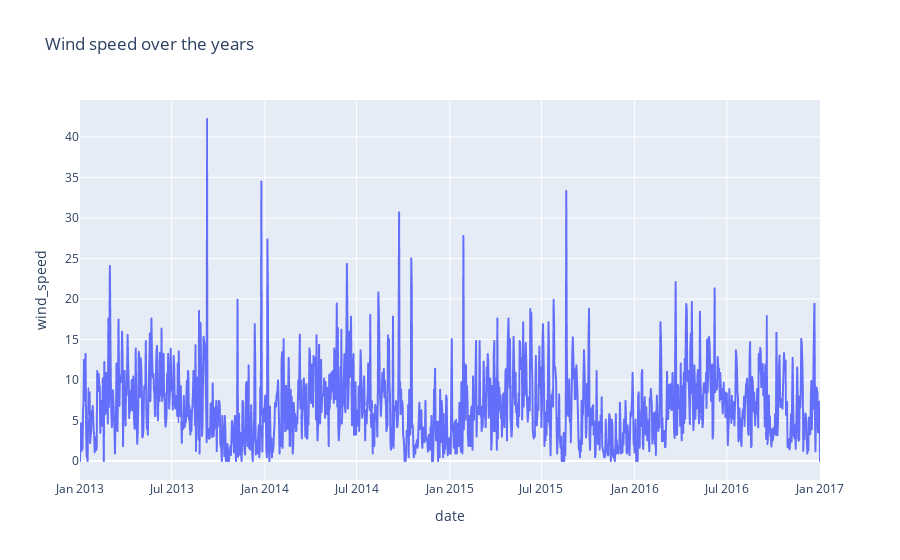

Notebook cell for this chart:
### Code cell
fig = px.line(data,
              x="date",
              y="wind_speed",
              title="Wind speed over the years")
fig.show()

### Figure 1 — Plotly figure (JSON) as saved in the notebook; plotly's stock layout.template omitted (floating-point values rounded to 4 significant figures; data arrays with more than 128 entries replaced by an {"elided": "..."} marker saying what was removed)
{"data": [{"hovertemplate": "date=%{x}<br>wind_speed=%{y}<extra></extra>", "legendgroup": "", "line": {"color": "#636efa", "dash": "solid"}, "marker": {"symbol": "circle"}, "mode": "lines", "name": "", "showlegend": false, "type": "scattergl", "x": {"elided": "1462 str values"}, "xaxis": "x", "y": {"elided": "1462 float values"}, "yaxis": "y"}], "layout": {"legend": {"tracegroupgap": 0}, "title": {"text": "Wind speed over the years"}, "xaxis": {"anchor": "y", "domain": [0, 1], "title": {"text": "date"}}, "yaxis": {"anchor": "x", "domain": [0, 1], "title": {"text": "wind_speed"}}}}
